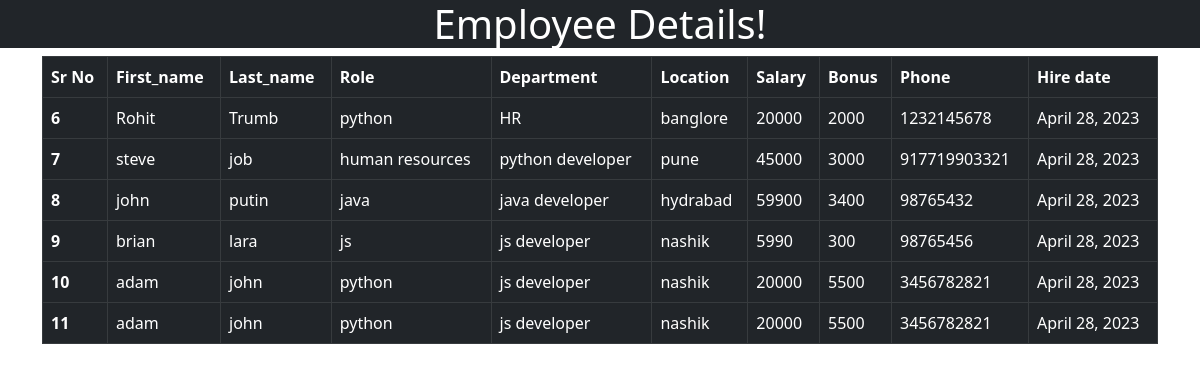
/view, run on the app's committed database.
### emp_app1/models.py (models this page shows, shortened)
class Employee(models.Model):
    first_name = models.CharField(max_length=50, null=False)
    last_name = models.CharField(max_length=50)
    dept = models.ForeignKey(Department, on_delete=models.CASCADE)
    salary = models.IntegerField()
    bonus = models.IntegerField()
    role = models.ForeignKey(Role, on_delete=models.CASCADE)
    phone = models.IntegerField()
    hire_date = models.DateField()

class Role(models.Model):
     name = models.CharField(max_length=50, null=False)

class Department(models.Model):
    name = models.CharField(max_length=50, null=False)
    location = models.CharField(max_length=50)

### emp_app1/views.py (the view)
# urls.py: path("view",views.view,name="view"),
def view(request):
    emps= Employee.objects.all()
    context={
        "emps":emps
    }
    return render(request, 'view.html',context)

### emp_app1/templates/view.html (shortened to what this page needs)
<!doctype html>
<html lang="en">
  <head>
    <link href="https://cdn.jsdelivr.net/npm/bootstrap@5.0.2/dist/css/bootstrap.min.css" rel="stylesheet">
  </head>
  <body>
    <h1 class="d-flex justify-content-center text-white bg-dark"> Employee Details!</h1>
    <div class='container'>
    <table class="table table-hover table-bordered table-dark">
        <thead>
          <tr>
            <th scope="col">Sr No</th>
            <th scope="col">First_name</th>
            <th scope="col">Last_name</th>
            <th scope="col">Role</th>
            <th scope="col">Department</th>
            <th scope="col">Location</th>
            <th scope="col">Salary</th>
            <th scope="col">Bonus</th>
            <th scope="col">Phone</th>
            <th scope="col">Hire date</th>
          </tr>
        </thead>
        <tbody>
            {% for emp in emps %}
          <tr>
            <th scope="row">{{emp.id}}</th>
            <td>{{emp.first_name}}</td>
            <td>{{emp.last_name}}</td>
            <td>{{emp.role.name}}</td>
            <td>{{emp.dept.name}}</td>
            <td>{{emp.dept.location}}</td>
            <td>{{emp.salary}}</td>
            <td>{{emp.bonus}}</td>
            <td>{{emp.phone}}</td>
            <td>{{emp.hire_date}}</td>
          {% endfor %}
        </tbody>
      </table>
    </div>
  </body>
</html>

### data on the page
Employee: id "6", first_name "Rohit", last_name "Trumb", role.name "python", dept.name "HR", dept.location "banglore", salary "20000", bonus "2000", phone "1232145678", hire_date "April 28, 2023"
Employee: id "7", first_name "steve", last_name "job", role.name "human resources", dept.name "python developer", dept.location "pune", salary "45000", bonus "3000", phone "917719903321", hire_date "April 28, 2023"
Employee: id "8", first_name "john", last_name "putin", role.name "java", dept.name "java developer", dept.location "hydrabad", salary "59900", bonus "3400", phone "98765432", hire_date "April 28, 2023"
Employee: id "9", first_name "brian", last_name "lara", role.name "js", dept.name "js developer", dept.location "nashik", salary "5990", bonus "300", phone "98765456", hire_date "April 28, 2023"
Employee: id "10", first_name "adam", last_name "john", role.name "python", dept.name "js developer", dept.location "nashik", salary "20000", bonus "5500", phone "3456782821", hire_date "April 28, 2023"
Employee: id "11", first_name "adam", last_name "john", role.name "python", dept.name "js developer", dept.location "nashik", salary "20000", bonus "5500", phone "3456782821", hire_date "April 28, 2023"
